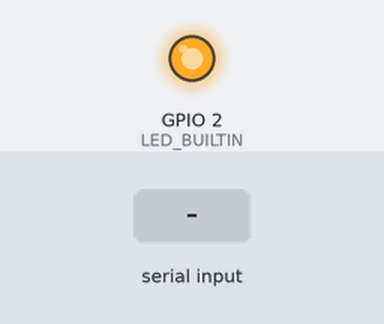
The sketch below on a simulated ESP8266 (NodeMCU). Parts: output pins drawn as LEDs (lit = HIGH, except the on-board LED, lit = LOW). The inputs (shaded band) are chosen by the test bench. WiFi joins after 1.5 s; servers stay silent unless stated; what the sketch prints to the serial monitor is not drawn.

Above: at 2.7 s.
2.8 s: "1" received over Serial
At 3.7 s:
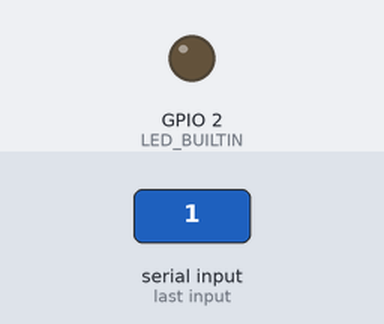
Timing chart, 0 to 5.8 s (numbered marks = the images above; inputs shaded):
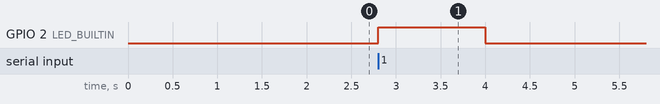

The sketch:

mcu.ino
```cpp
#include <ESP8266WiFi.h>
#include <ESP8266HTTPClient.h>
#include <WiFiClient.h>
#include <Arduino_JSON.h>

const char * ssid = "WIFI_SSID";
const char * password = "WIFI_PASSWORD";

const char * serverName = "SERVER_ADDRESS";
String serverPath;

String sensorReadings;
String rxData;

void setup() {
    Serial.begin(115200);
    WiFi.begin(ssid, password);
    Serial.println("Connecting");
    while (WiFi.status() != WL_CONNECTED) {
        delay(500);
        Serial.print(".");
    }
    Serial.println("");
    Serial.print("Connected to WiFi network with IP Address: ");
    Serial.println(WiFi.localIP());

    pinMode(LED_BUILTIN, OUTPUT);
    digitalWrite(LED_BUILTIN, LOW);
}

void loop() {

    //Check if data is sent from Arduino Mega
    //If data is received, transmit data to the server
    if (Serial.available()) {
        digitalWrite(LED_BUILTIN, HIGH);
        rxData = Serial.readString();
        Serial.println(rxData);
        httpSend(serverName, rxData);
        digitalWrite(LED_BUILTIN, LOW);
    }
}

void httpSend(String sName, String trx) {

    WiFiClient client;
    HTTPClient http;

    serverPath = sName + "?" + trx;
    Serial.println(serverPath);
    http.begin(client, serverPath.c_str());

    int httpResponseCode = http.GET();

    if (httpResponseCode > 0) {
        Serial.print("HTTP Response code: ");
        Serial.println(httpResponseCode);
        String payload = http.getString();
        Serial.println(payload);
    }
    else {
        Serial.print("Error code: ");
        Serial.println(httpResponseCode);
    }

    http.end();
}
```

Measured:
- after the input at 2.8 s, GPIO 2 (LED_BUILTIN): LOW → HIGH at once, → LOW 1.2 s later
